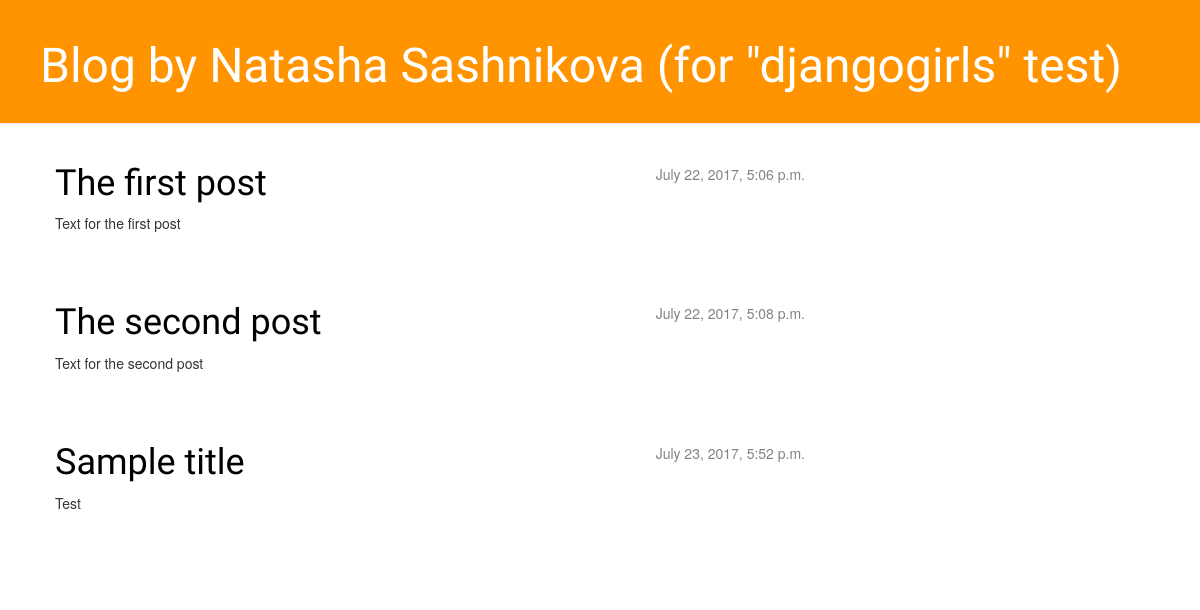
The app's page /, older data.
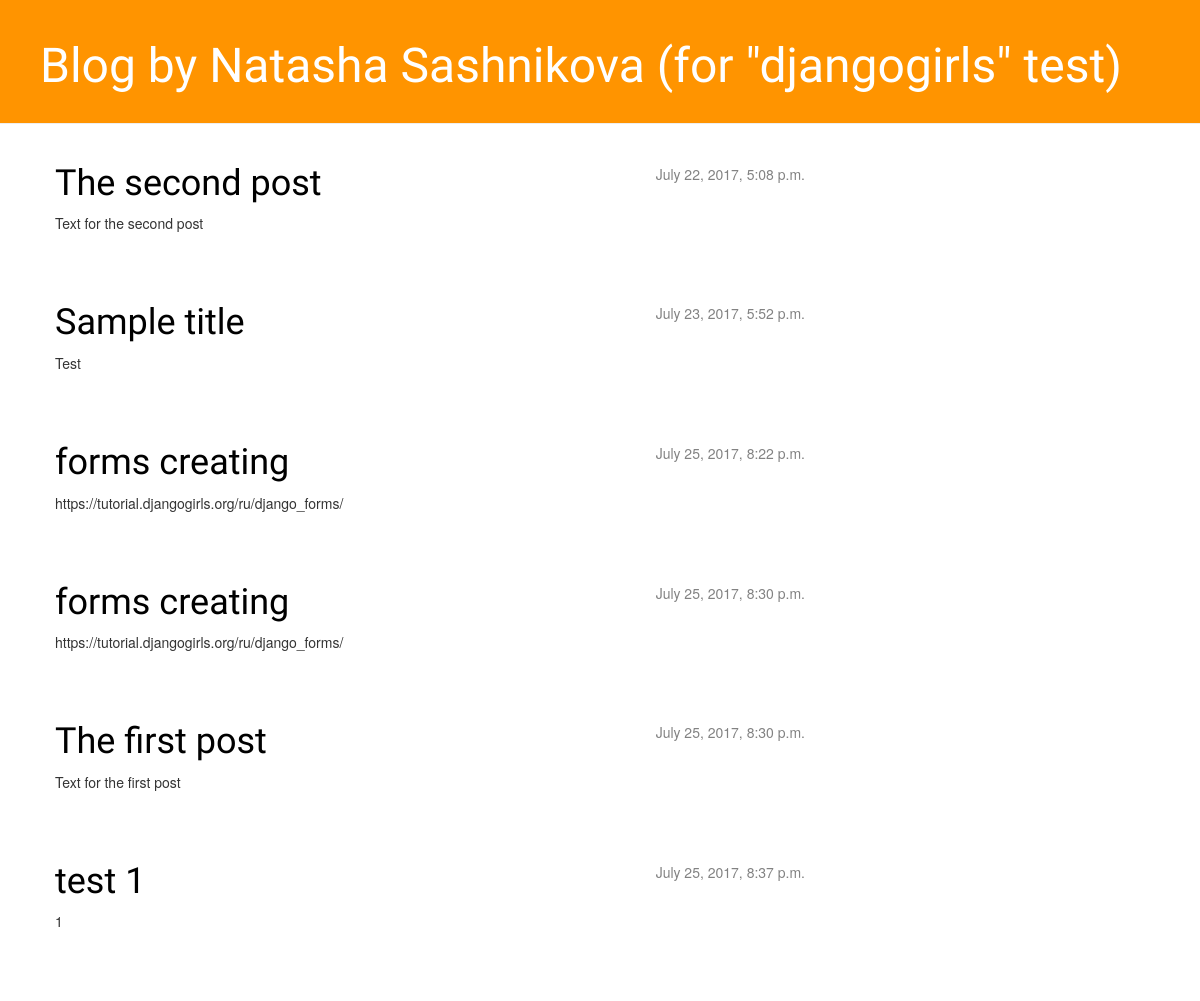
The same page, newer data.
### blog/models.py (models this page shows, shortened)
class Post(models.Model):
    author = models.ForeignKey('auth.User')
    title = models.CharField(max_length=200)
    text = models.TextField()
    created_date = models.DateTimeField(
            default=timezone.now)
    published_date = models.DateTimeField(
            blank=True, null=True)

### blog/views.py (the view)
# urls.py: url(r'^$', views.post_list, name='post_list'),
def post_list(request):
    posts = Post.objects.filter(published_date__lte=timezone.now()).order_by('published_date')
    return render(request, 'blog/post_list.html', {'posts': posts})

### blog/templates/blog/post_list.html
{% extends 'blog/base.html' %}
    {% block content %}
        {% for post in posts %}
            <div class="post">
                <div class="date">
                    {{ post.published_date }}
                </div>
                <h1><a href="{% url 'post_detail' pk=post.pk %}">{{ post.title }}</a></h1>
                <p>{{ post.text|linebreaksbr }}</p>
            </div>
        {% endfor %}
    {% endblock content %}

### blog/templates/blog/base.html (shortened to what this page needs)
{% load staticfiles %}
<html>
    <head>
        <link rel="stylesheet" href="//maxcdn.bootstrapcdn.com/bootstrap/3.2.0/css/bootstrap.min.css">
        <link rel="stylesheet" href="//maxcdn.bootstrapcdn.com/bootstrap/3.2.0/css/bootstrap-theme.min.css">
        <link rel="stylesheet" href="{% static 'css/blog.css' %}">
    </head>
    <body>
        <div class="page-header">
            <h1><a href="/">Blog by Natasha Sashnikova (for "djangogirls" test) </a></h1>
        </div>
        <div class="content container">
            <div class="row">
                <div class="col-md-8">
                {% block content %}
                {% endblock %}
                </div>
            </div>
        </div>
    </body>
</html>

### blog/static/css/blog.css (style rules this page uses)
.page-header { background-color: #ff9400; margin-top: 0; padding: 20px 20px 20px 40px; }
.page-header h1, .page-header h1 a, .page-header h1 a:visited, .page-header h1 a:active { color: #ffffff; font-size: 36pt; text-decoration: none; }
.content { margin-left: 40px; }
h1, h2, h3, h4 { font-family: 'Lobster', cursive; }
.date { float: right; color: #828282; }
.post { margin-bottom: 70px; }
.post h1 a, .post h1 a:visited { color: #000000; }

Row changes from the older to the newer data that the page shows:
added Post: published_date "July 25, 2017, 8:22 p.m.", title "forms creating", text "https://tutorial.djangogirls.org/ru/django_forms/"
added Post: published_date "July 25, 2017, 8:30 p.m.", title "forms creating", text "https://tutorial.djangogirls.org/ru/django_forms/"
changed Post "The first post": published_date "July 22, 2017, 5:06 p.m." → "July 25, 2017, 8:30 p.m."; moves down the list
added Post: published_date "July 25, 2017, 8:37 p.m.", title "test 1", text "1"
